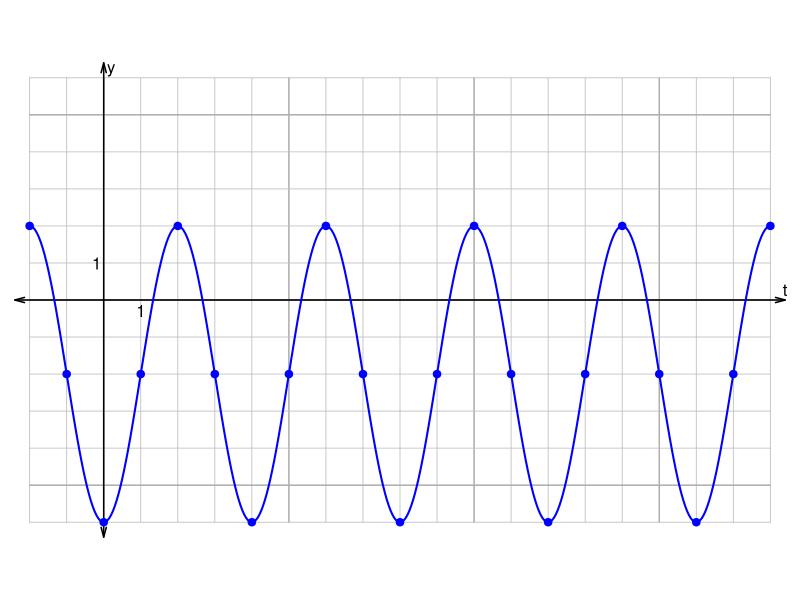
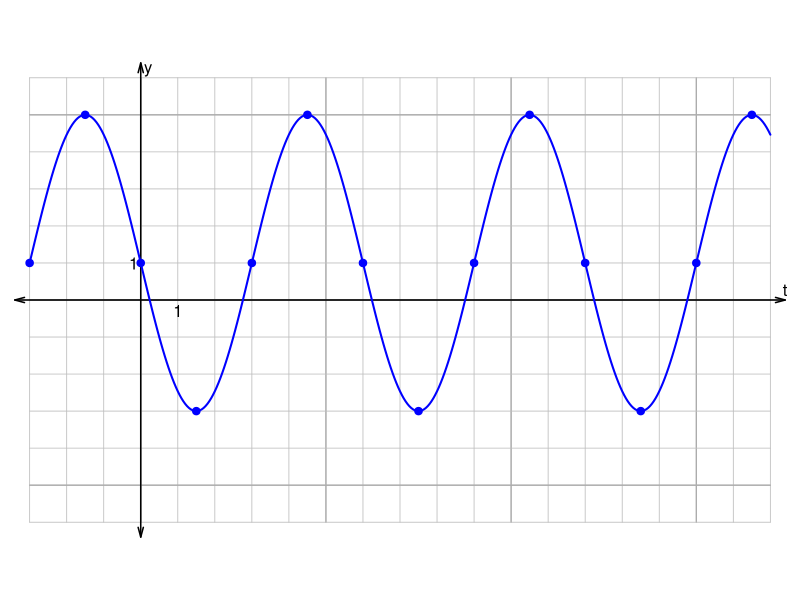
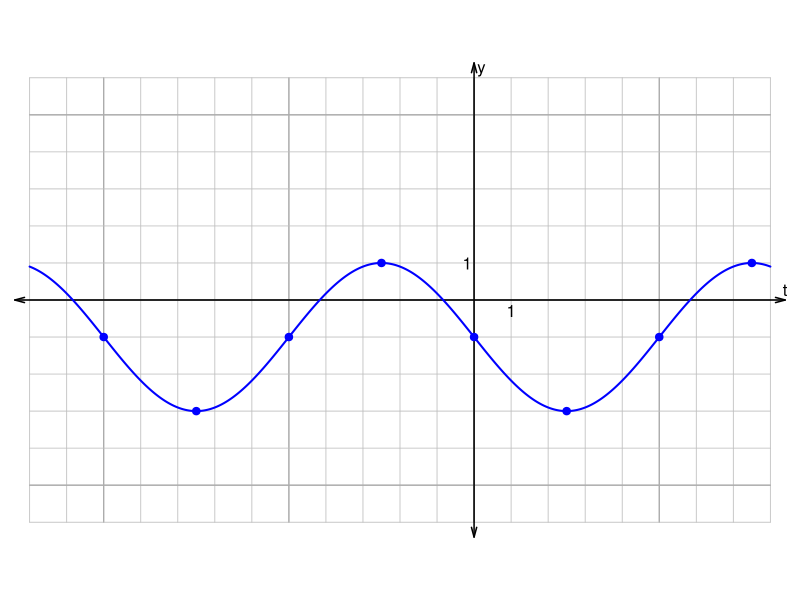
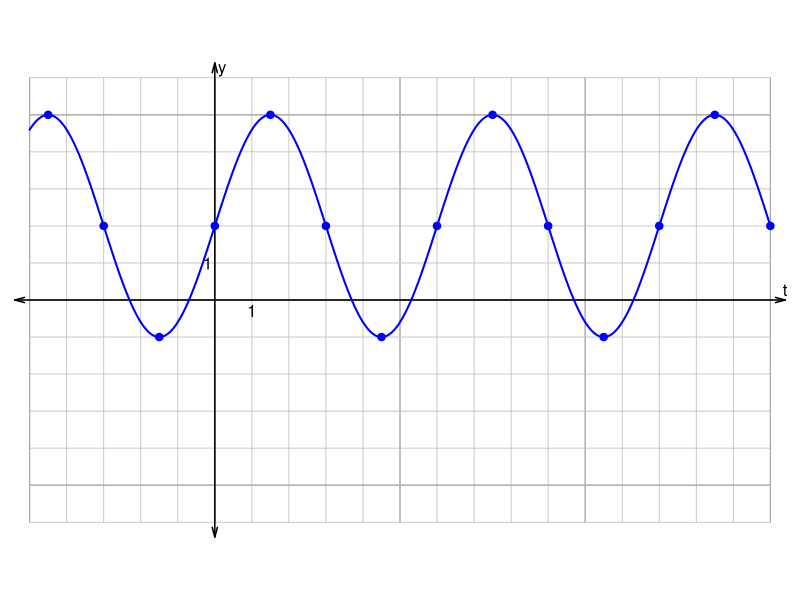
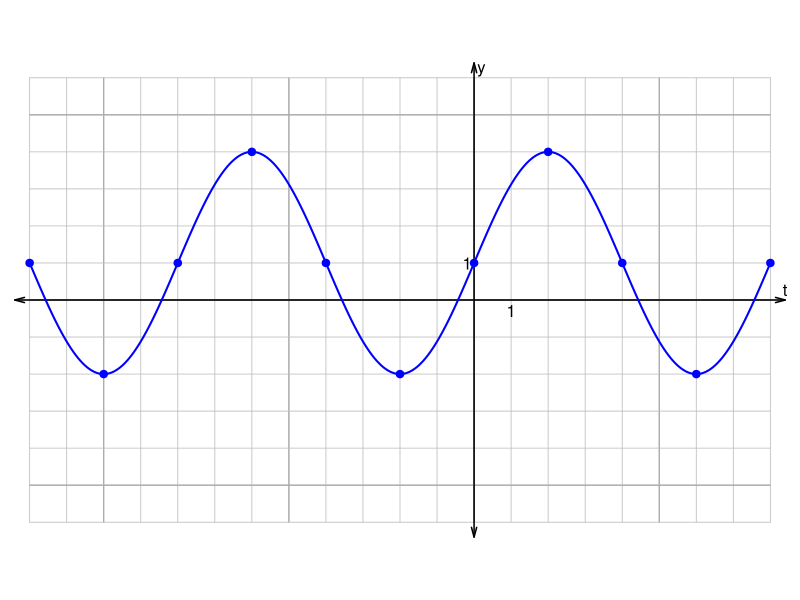
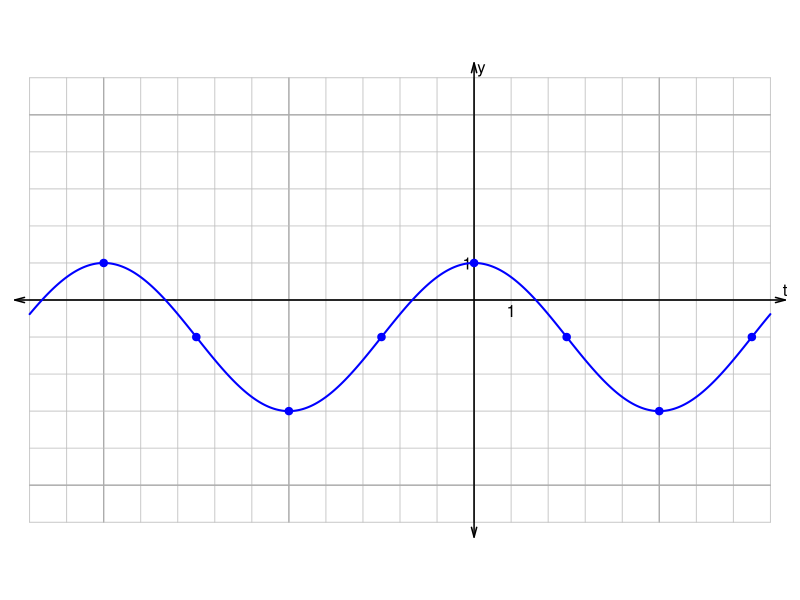
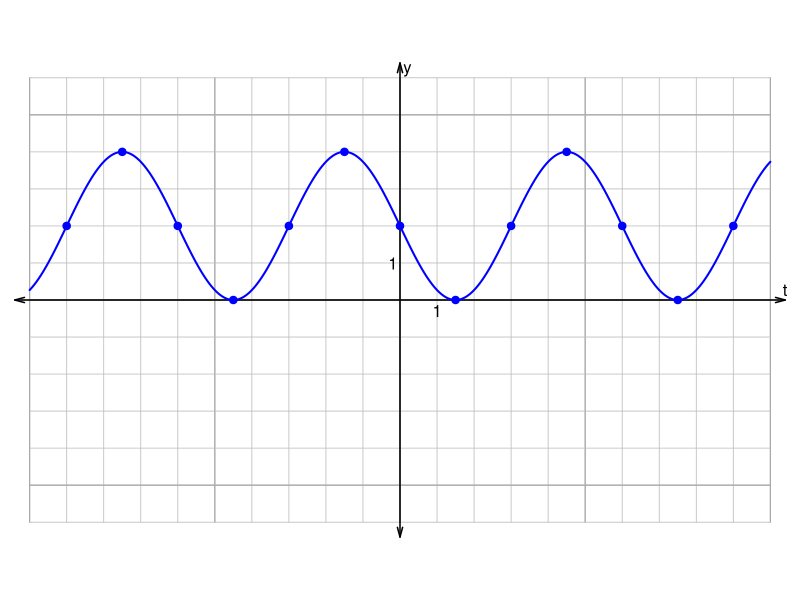
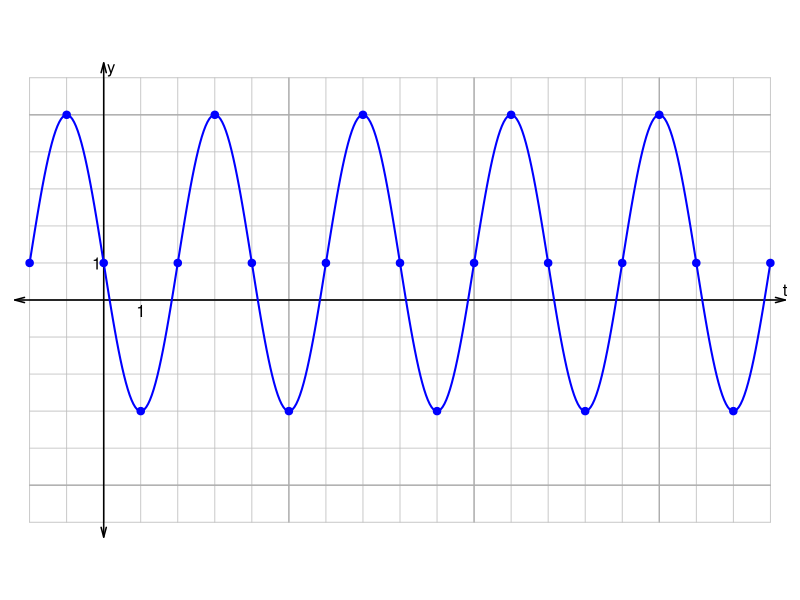

Reproduce these figures in R, in order. (Note: this script raises an error after producing the figures.)
# Give graph of sin or cos
# Ask for amplitude, period, or midline

ques = ""
sols = ""
pw = 500
ph = 300
dom = 10
ran = 6

for(i in 1:300){
    xmin = sample(-18:-2,1)
    xmax = xmin+20
    P = sample(c(4,6,8,10),1)
    A = sample(c(2,3,4),1)*sample(c(-1,1),1)
    D = sample(c(-2,-1,1,2),1)
    cs = sample(c("cos","sin"))
    x = seq(xmin,xmax,0.05)
    if(cs[1]=="cos"){
        y = A*cos(2*pi/P*x)+D
        st = paste0("y=",A,"\\cos\\left(\\frac{\\pi}{",round(P/2),"}t\\right)+",D)
        st = gsub("+-","-",st,fixed=T)
    }
    if(cs[1]=="sin"){
        y = A*sin(2*pi/P*x)+D
        st = paste0("y=",A,"\\sin\\left(\\frac{\\pi}{",round(P/2),"}t\\right)+",D)
        st = gsub("+-","-",st,fixed=T)
    }
    qt = sample(1:3,1)
    if(qt==1){
        q = "Find the amplitude."
        s = paste0(abs(A))
    }
    if(qt==2){
        q = "Find the period."
        s = paste0(abs(P))
    }
    if(qt==3){
        q = "Find the midline."
        s = paste0("y=",D,collapse="")
    }
    
    png(paste0("p2/p_",sprintf("%04d",i),".png"),500,300)
    par(mar=c(0,0,0,0))
    plot(0,0,"n",axes=F,ann=F,xlim=c(xmin,xmax),ylim=c(-6,6),asp=1)
    for(xx in seq(xmin,xmax,1)){
        lines(c(xx,xx),c(-6,6),col="grey",lwd=0.8)
        if(xx%%5==0){
            lines(c(xx,xx),c(-6,6),col="darkgrey",lwd=1.2) 
        }
    }
    for(yy in seq(-6,6,1)){
        lines(c(xmin,xmax),c(yy,yy),col="grey",lwd=0.8)    
    }
    for(yy in seq(-5,5,5)){
        lines(c(xmin,xmax),c(yy,yy),col="darkgrey",lwd=1.2)    
    }
    arrows(xmin-0.4,0,xmax+0.4,0,0.1,15,3,lwd=1.5)
    arrows(0,-6.4,0,6.4,0.1,15,3,lwd=1.5)
    text(xmax+0.4,0,"t",adj=c(0.5,-0.3))
    text(1,0,"1",adj=c(0.5,1.3))
    # text(-10,0,"-10",adj=c(0.5,1.3))
    text(0,6.3,"y",adj=c(-0.4,0.5))
    text(0,1,"1",adj=c(1.3,0.5))
    # text(0,-5,"-5",adj=c(1.3,0.5))
    
    lines(x,y,col="blue",lwd=2)
    ttt = seq(-20*P,20*P,P/4)
    ttt = ttt[ttt>=xmin]
    ttt = ttt[ttt<=xmax]
    if(cs[1]=="cos"){
        points(ttt,A*cos(2*pi/P*ttt)+D,pch=19,col="blue")
    } else {
        points(ttt,A*sin(2*pi/P*ttt)+D,pch=19,col="blue")
    }
    dev.off()
    sols = paste0(sols,s,"\n")
    ques = paste0(ques,q,"\n")
}


fileConn<-file("p2/sols.txt")
writeLines(sols, fileConn)
close(fileConn)

fileConn<-file("p2/ques.txt")
writeLines(ques, fileConn)
close(fileConn)
